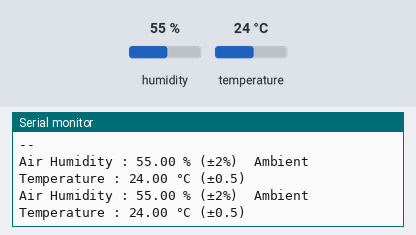
Simulated run of this sketch. Board: Arduino Uno, built with avr-gcc and run on an emulated ATmega328P. On the bench: the last lines printed to the serial monitor. The test bench sets the inputs (shaded band); at power-on: humidity 55 %, temperature 24 °C.

Above: at 4.8 s.
4.9 s: humidity set to 22 %
At 6.9 s:
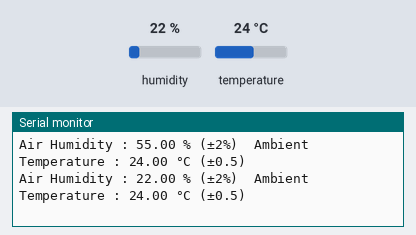
7.9 s: temperature set to 12 °C
At 8.9 s:
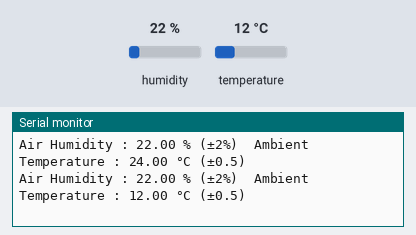
10.9 s: humidity set to 40 %
At 12.9 s:
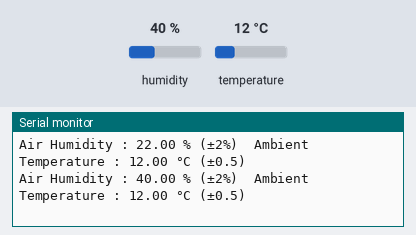
Timing chart, 0 to 14.4 s (numbered marks = the images above; inputs shaded):
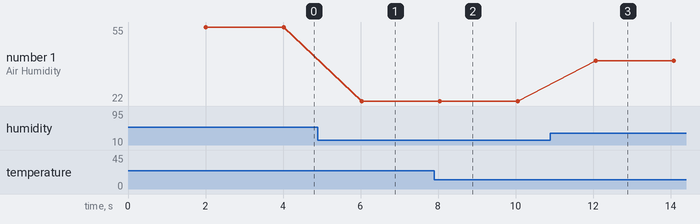

Measured:
- after the input at 4.9 s, the serial monitor: prints a new line after 1.1 s (image 1)
- after the input at 7.9 s, the serial monitor: prints a new line after 0.14 s (image 2)
- after the input at 10.9 s, the serial monitor: prints a new line after 1.2 s (image 3)
- plotted number 1: 55 → 22 after the input at 4.9 s, 22 → 40 after the input at 10.9 s

The sketch:

main.ino
```cpp
#include <DHT.h>

// Declare where the air humidity and ambient temperature sensor where connected on the grove shield and the type he are.
#define DHTPIN 2
#define DHTTYPE DHT22

DHT dht(DHTPIN, DHTTYPE);

// Declare where the sensor where connected on the grove shield
int moistureSensorPin = A0;

// Initialize variable for sensor
int moistureValue = 0;
float airHumidityValue = 0;
float temperatureValue = 0;
String moistureState = "Dry";

void setup() {
  // Serial setup to 9600 baud.
  Serial.begin(9600);

  // We begin the DHT for air humidity and ambient temperature sensor.
  dht.begin();

  // Message to be sure the Arduino board get the code and successfully started.
  Serial.println("--");
  Serial.println("EnviroLab successfully started.");
  Serial.println("--");
}

void loop() {

  // Wait 2sec between each sensor call.
  delay(2000);

  // We get the soil humidity, air humidity and ambient temperature from the sensors.
  //moistureValue = analogRead(moistureSensorPin);
  airHumidityValue = dht.readHumidity();
  temperatureValue = dht.readTemperature();

  // If one of the sensor return an error, we stop the code here and we retry to get values.
  if (isnan(airHumidityValue) || isnan(temperatureValue) || isnan(moistureValue)) {
    Serial.println("Failed to read from DHT sensor, retry !");
    return;
  }

  // Calibration and reading of getting values.
  if (moistureValue > 300 && moistureValue < 700) {
    // Sensor in humid soil
    moistureState = "Humid soil";
  } else if (moistureValue > 700 && moistureValue < 950) {
    // Sensor in water
    moistureState = "In water";
  } else {
    // Sensor in dry soil
    moistureState = "Dry soil";
  }

  // Draw results in Serial Monitor
  Serial.print("Air Humidity : ");
  Serial.print(airHumidityValue);
  Serial.print(" % (±2%)\t");
  Serial.print("Ambient Temperature : ");
  Serial.print(temperatureValue);
  Serial.println(" °C (±0.5)\t");
  //Serial.print("Soil state : ");
  //Serial.print(moistureState);
  //Serial.println("(" + String(moistureValue) + ")");
}
```
